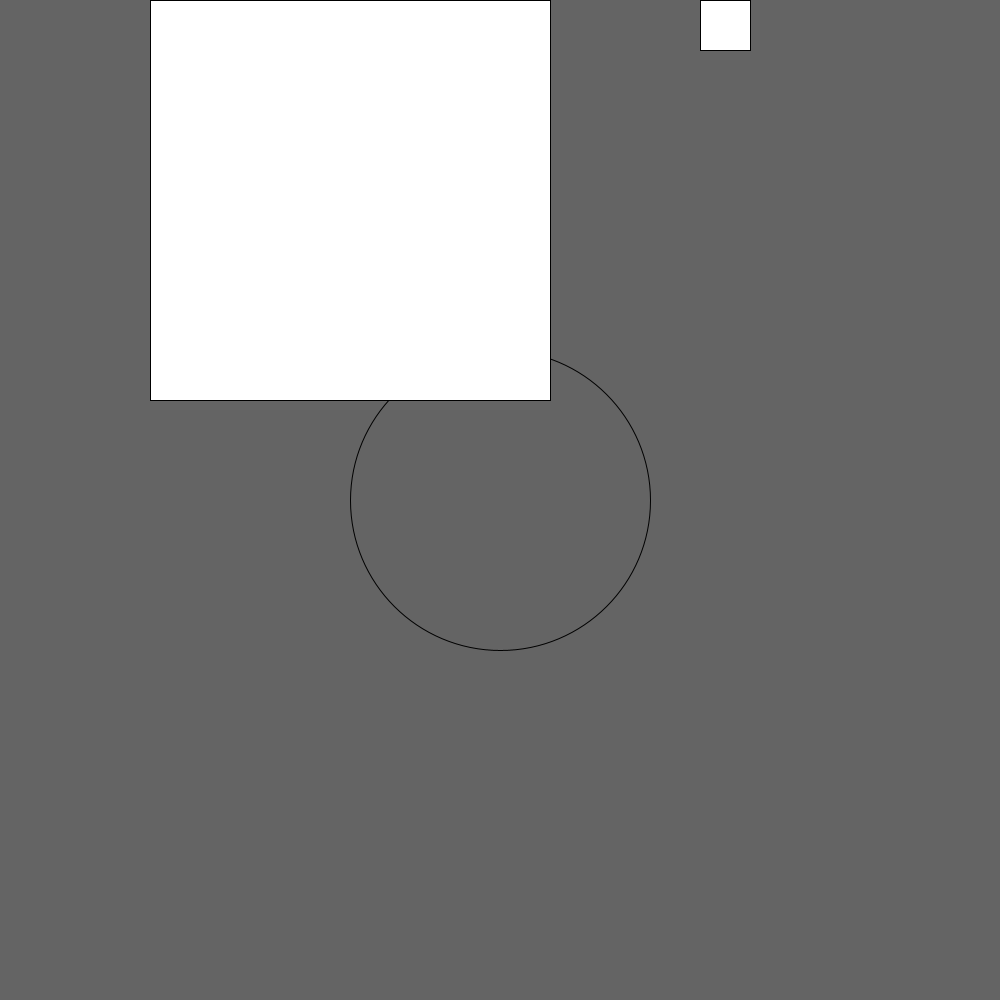
Frame 1 (no input)
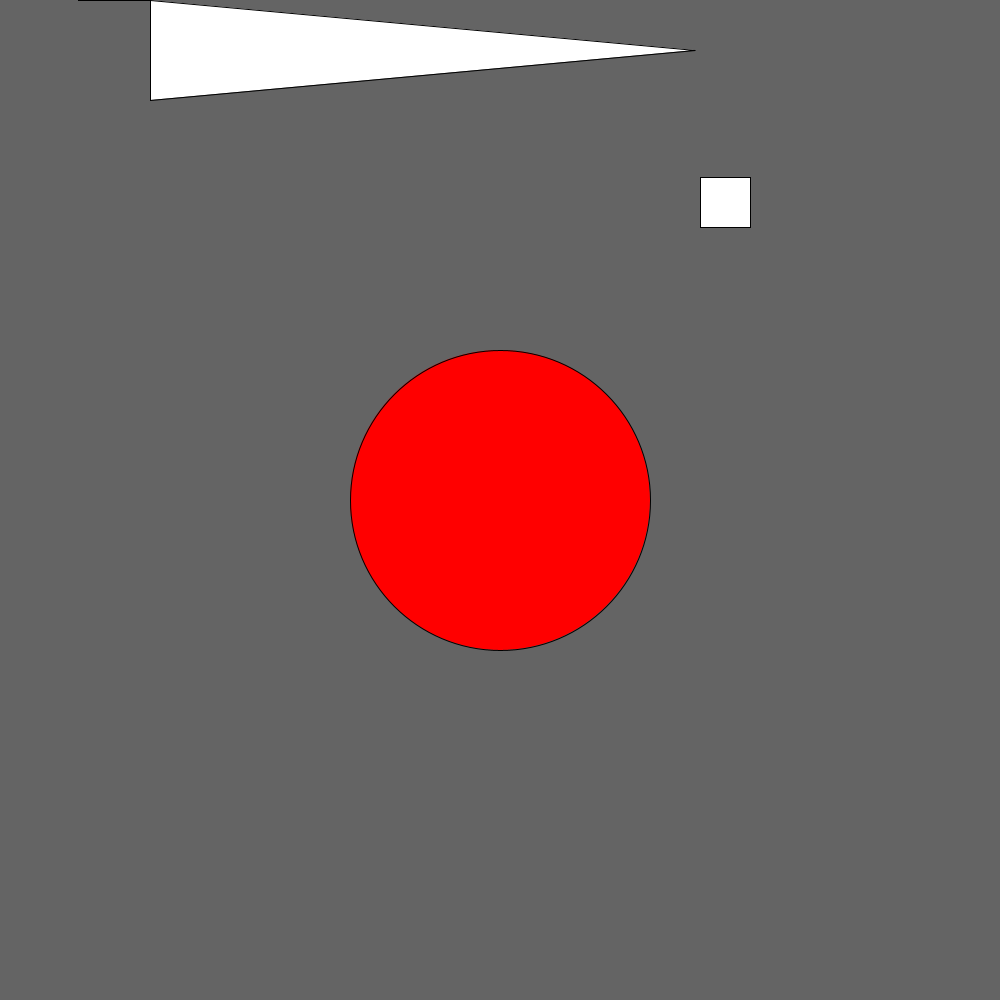
Frame 60 (the mouse pressed at the canvas centre just before this capture)
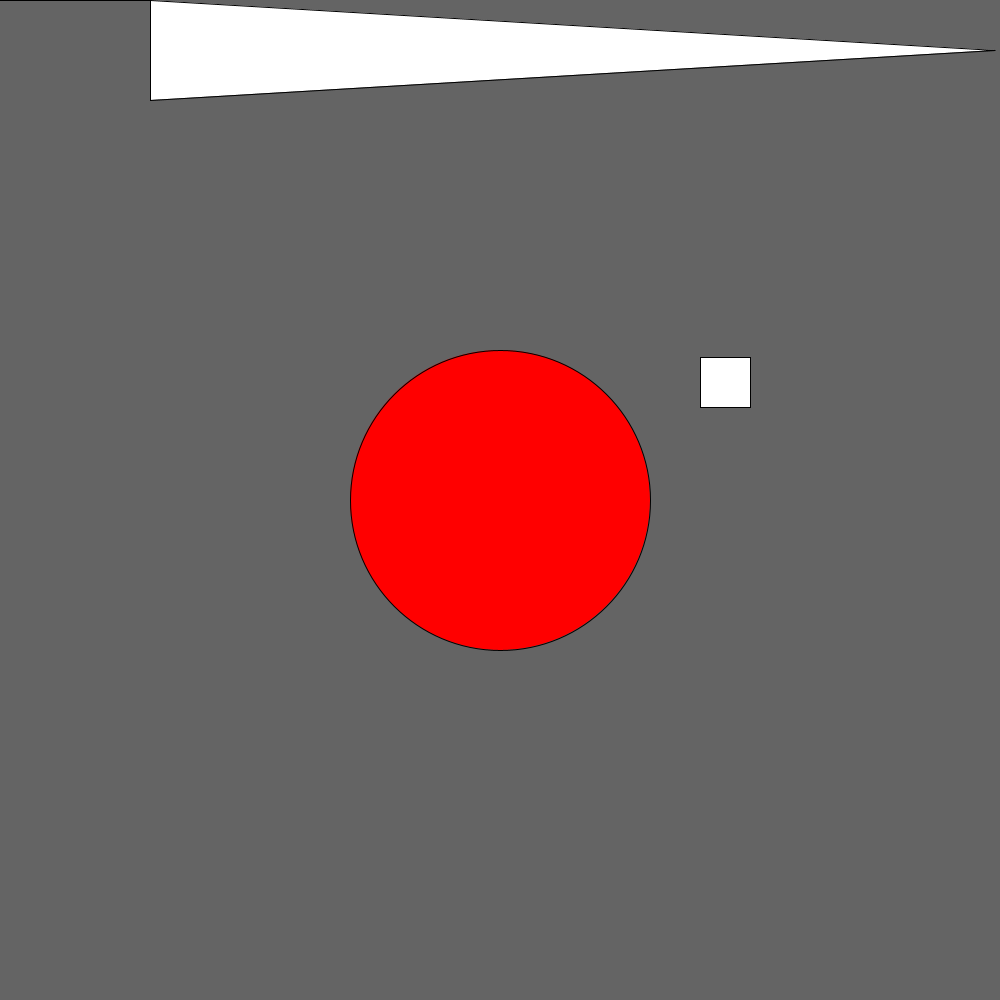
Frame 120 (the mouse held since frame 60 and released just before this capture)

The Processing sketch that drew these frames (run headless with seeded random() and noise(); from frame 60 on, the mouse is pressed at the canvas centre):

// Processing sketch: reverse_engineering_variables
// ── reverse_engineering_variables.pde
int x = 0;
int y = 400;
int sqw = 400;
int sqw2 = 0;
void setup(){
  size(1000, 1000);
}

void draw(){
  background(100);
fill(255, 0, 0, x);
x = x + 5;
circle(500, 500, 300);

fill(255, 255, 255);
triangle(150, 0, 150, 100, y, 50);
y = y + 5;

square(150, 0, sqw);
sqw = sqw - 8;

square(700, sqw2, 50);
sqw2 = sqw2 + 3;
if (sqw2 == 999){
sqw2 = 0;
}
}
